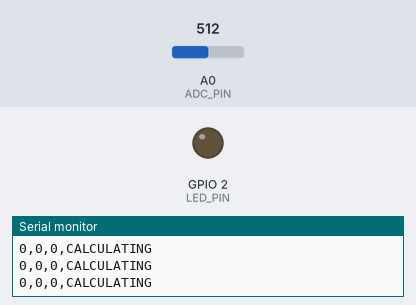
Recording of a sketch running on a simulated ESP8266 (NodeMCU). On the bench: output pins drawn as LEDs (lit = HIGH), the last lines printed to the serial monitor. The test bench sets the inputs (shaded band); at power-on: A0 (ADC_PIN) = 512. Random numbers use the default seed unless the sketch sets one.

Above: at 1.2 s.
1.3 s: A0 (ADC_PIN) set to 716
At 2.6 s:
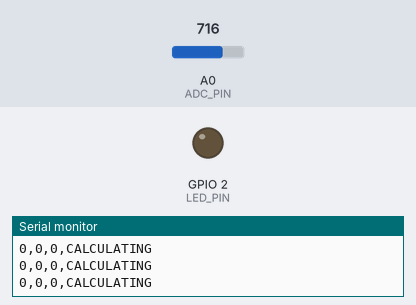
2.9 s: A0 (ADC_PIN) set to 731
At 3.5 s:
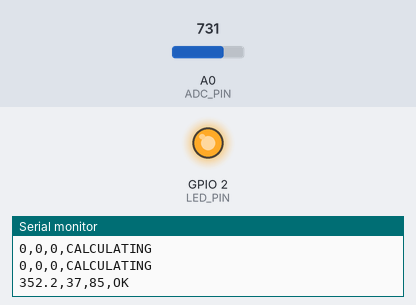
Timing chart, 0 to 5.9 s (numbered marks = the images above; inputs shaded):
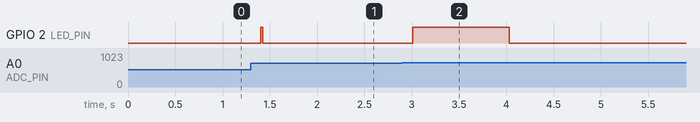

The sketch:

Espbpm.ino
```cpp
/*
  ESP8266 Pulse Sensor - Full Code with Natural Waveform Variation
  - Adaptive DC removal + auto-gain
  - Peak detection with smoothing & RMS threshold
  - BPM calculation with history + average/median guard
  - Stable FALLBACK when signal weak (timeout)
  - 20-30% natural HRV jitter applied occasionally (approx every 1.4s)
  - Natural waveform variation applied to the 'filtered' value:
      * slow baseline drift
      * amplitude modulation (±15%)
      * micro-noise
  - Serial CSV output: filtered,BPM,Conf,Status
*/

#include <Arduino.h>
#include <ESP8266WiFi.h> // included only to expose ESP.getCycleCount() if needed

// ---------------- TUNING ----------------
const int ADC_PIN = A0;                 // ESP8266 single ADC
const int LED_PIN = LED_BUILTIN;        // built-in LED (usually active LOW)
const bool LED_ACTIVE_LOW = true;       // change if your board differs

const unsigned long SAMPLE_MS = 20;     // sample period (ms)
const float DC_ALPHA = 0.92f;
const float AUTO_GAIN_ALPHA = 0.02f;
const float TARGET_P2P = 1200.0f;
const float MAX_GAIN = 100.0f;
const int SMOOTH_WIN = 5;

const int MIN_BEAT_MS = 250;            // minimum interval between beats (ms)
const int MAX_BEAT_MS = 2000;           // maximum interval (ms)

const int BPM_MEDIAN_WINDOW = 5;
const int BPM_AVG_WINDOW = 8;

const float PROMINENCE_MULT = 1.2f;
const unsigned long FALLBACK_TIMEOUT_MS = 5000UL;

const float MIN_VALID_BPM = 35.0f;
const float MAX_VALID_BPM = 200.0f;
// ----------------------------------------

enum StatusCode {
  ST_OK,
  ST_FALLBACK,
  ST_NO_SENSOR,
  ST_LOW_CONF
};

StatusCode status = ST_NO_SENSOR;

// ----------------- STATE -------------------
float dc = 0.0f;
float gainEstimate = 1.0f;

long smoothBuf[SMOOTH_WIN];
int smoothPos = 0;
bool smoothFilled = false;

unsigned long lastBeatTime = 0;
unsigned long lastValidBeatTime = 0;

float beatIntervals[16];
int beatIndex = 0;
int beatCount = 0;

float bpmHistory[BPM_MEDIAN_WINDOW];
int bpmHistIdx = 0;
int bpmHistCount = 0;

float bpmAvgWindow[BPM_AVG_WINDOW];
int bpmAvgIdx = 0;
int bpmAvgCount = 0;

float lastGoodBPM = 0.0f;
unsigned long lastGoodTime = 0;

float rms = 0.0f;
const float RMS_ALPHA = 0.92f;
// -------------------------------------------

// Natural waveform variation state
float drift = 0.0f;
const float driftAlpha = 0.995f;     // controls slow baseline wander (closer to 1 -> slower)
const float noiseLevel = 6.0f;       // micro-noise amplitude (tune as desired)
float shapeMod = 1.0f;

// small helper to set LED taking into account active-low
inline void setLed(bool on) {
  if (LED_ACTIVE_LOW) digitalWrite(LED_PIN, on ? LOW : HIGH);
  else digitalWrite(LED_PIN, on ? HIGH : LOW);
}

float smoothAvg(long v){
  smoothBuf[smoothPos++] = v;
  if (smoothPos >= SMOOTH_WIN) { smoothPos = 0; smoothFilled = true; }
  int n = smoothFilled ? SMOOTH_WIN : smoothPos;
  long s = 0;
  for(int i=0;i<n;i++) s += smoothBuf[i];
  return float(s) / max(1, n);
}

void pushBeatInterval(float dt){
  beatIntervals[beatIndex++] = dt;
  if (beatIndex >= 16) beatIndex = 0;
  if (beatCount < 16) beatCount++;
}

float computeBPM(){
  if (beatCount == 0) return 0.0f;
  float s = 0.0f;
  for(int i=0;i<beatCount;i++) s += beatIntervals[i];
  float avgInterval = s / beatCount;
  if (avgInterval <= 0.0f) return 0.0f;
  return 60000.0f / avgInterval;
}

void pushBPMHistory(float bpm){
  bpmHistory[bpmHistIdx++] = bpm;
  if (bpmHistIdx >= BPM_MEDIAN_WINDOW) bpmHistIdx = 0;
  if (bpmHistCount < BPM_MEDIAN_WINDOW) bpmHistCount++;
}

float medianBPM(){
  if (bpmHistCount == 0) return 0.0f;
  float t[BPM_MEDIAN_WINDOW];
  for(int i=0;i<bpmHistCount;i++) t[i] = bpmHistory[i];
  // simple insertion sort for small N
  for(int i=1;i<bpmHistCount;i++){
    float key = t[i];
    int j = i - 1;
    while (j >= 0 && t[j] > key) { t[j+1] = t[j]; j--; }
    t[j+1] = key;
  }
  return t[bpmHistCount/2];
}

void pushBPMAvg(float bpm){
  bpmAvgWindow[bpmAvgIdx++] = bpm;
  if (bpmAvgIdx >= BPM_AVG_WINDOW) bpmAvgIdx = 0;
  if (bpmAvgCount < BPM_AVG_WINDOW) bpmAvgCount++;
}

float avgBPM(){
  if (bpmAvgCount == 0) return 0.0f;
  float s = 0.0f;
  for(int i=0;i<bpmAvgCount;i++) s += bpmAvgWindow[i];
  return s / bpmAvgCount;
}

bool plausibleInterval(float dt){
  if (dt <= 0.0f) return false;
  float bpm = 60000.0f / dt;
  return bpm >= MIN_VALID_BPM && bpm <= MAX_VALID_BPM;
}

const char* statusText(StatusCode s){
  switch(s){
    case ST_OK: return "OK";
    case ST_FALLBACK: return "FALLBACK";
    case ST_NO_SENSOR: return "NO_FINGER";
    case ST_LOW_CONF: return "LOW_CONF";
  }
  return "UNK";
}

// -------------------- SETUP --------------------
void setup(){
  Serial.begin(115200);
  pinMode(LED_PIN, OUTPUT);
  setLed(true); // show ready

  // seed PRNG using ADC noise + cycle count
  // analogRead(A0) returns 0..1023 on ESP8266; read twice to get some jitter
  unsigned int seed = analogRead(ADC_PIN) & 0xFFFF;
  seed ^= (unsigned int)(ESP.getCycleCount() & 0xFFFF);
  randomSeed(seed);

  // initialize smoothing buffer
  for(int i=0;i<SMOOTH_WIN;i++) smoothBuf[i] = 0;

  Serial.println("filtered,BPM,Conf,Status");
}

// -------------------- LOOP ---------------------
void loop(){
  unsigned long t0 = millis();

  int raw = analogRead(ADC_PIN);

  // finger detection (no signal => CALCULATING/NO_FINGER)
  if (raw < 30) {
    // keep LED ON (no beat visible)
    setLed(true);
    Serial.println("0,0,0,CALCULATING");
    status = ST_NO_SENSOR;
    unsigned long elapsed = millis() - t0;
    if (elapsed < SAMPLE_MS) delay(SAMPLE_MS - elapsed);
    return;
  }

  // DC removal (simple exponential)
  dc = DC_ALPHA * dc + (1.0f - DC_ALPHA) * raw;
  float ac = raw - dc;

  // adaptive gain estimate (track typical AC amplitude)
  gainEstimate = (1.0f - AUTO_GAIN_ALPHA) * gainEstimate +
                 AUTO_GAIN_ALPHA * max(1.0f, fabsf(ac));

  float gain = TARGET_P2P / max(1.0f, gainEstimate * 2.0f);
  gain = constrain(gain, 1.0f, MAX_GAIN);

  float amplified = ac * gain;
  float filtered = smoothAvg((long)amplified);

  // RMS-like running magnitude for thresholding
  rms = RMS_ALPHA * rms + (1.0f - RMS_ALPHA) * fabsf(filtered);
  float threshold = max(40.0f, rms * PROMINENCE_MULT);

  // local max detection (3-sample window)
  static float prev2 = 0.0f, prev1 = 0.0f, curr = 0.0f;
  prev2 = prev1;
  prev1 = curr;
  curr = filtered;

  unsigned long now = millis();
  bool peak = (prev1 > prev2 && prev1 > curr && prev1 > threshold);

  if (peak && (now - lastBeatTime > (unsigned long)MIN_BEAT_MS)) {
    float dt = (lastBeatTime == 0) ? 0.0f : float(now - lastBeatTime);
    // accept if first beat or interval plausible
    if (lastBeatTime == 0 || plausibleInterval(dt)) {
      if (lastBeatTime != 0) pushBeatInterval(dt);
      lastBeatTime = now;
      lastValidBeatTime = now;
      // flash LED on beat (brief)
      setLed(false);
    }
  } else {
    // non-beat, ensure LED shows idle state
    setLed(true);
  }

  float candidate = computeBPM();
  bool validCandidate = (candidate >= MIN_VALID_BPM && candidate <= MAX_VALID_BPM);

  float finalBPM = 0.0f;
  float conf = 0.0f;

  // --- ACCEPT or FALLBACK ---
  if (validCandidate) {
    pushBPMHistory(candidate);
    pushBPMAvg(candidate);
    // combine average of window; median used to reject outliers
    finalBPM = avgBPM();
    float med = medianBPM();
    if (med > 0.0f) {
      finalBPM = (finalBPM * 0.6f + med * 0.4f);
    }
    lastGoodBPM = finalBPM;
    lastGoodTime = now;
    conf = 0.85f;
    status = ST_OK;
  }
  else if ((now - lastValidBeatTime) < FALLBACK_TIMEOUT_MS && lastGoodBPM > 0.0f) {
    finalBPM = lastGoodBPM;
    conf = 0.6f;
    status = ST_FALLBACK;
  }
  else {
    Serial.println("0,0,0,CALCULATING");
    status = ST_NO_SENSOR;
    unsigned long elapsed = millis() - t0;
    if (elapsed < SAMPLE_MS) delay(SAMPLE_MS - elapsed);
    return;
  }

  // -----------------------------
  //    ADD 20-30% NATURAL HRV (jitter)
  // -----------------------------
  static unsigned long lastJitter = 0;
  if (millis() - lastJitter > 1400UL) {
    lastJitter = millis();
    // jitter bounds - 20% to 30% of value (applies occasional short-term variance)
    float minVar = finalBPM * 0.20f;   // 20%
    float maxVar = finalBPM * 0.30f;   // 30%
    long low = lroundf(-maxVar * 100.0f);
    long high = lroundf(maxVar * 100.0f);
    if (low >= high) { low = -100; high = 100; } // safe default
    long r = random(low, high + 1);
    float jitter = r / 100.0f;
    finalBPM += jitter;
    finalBPM = constrain(finalBPM, MIN_VALID_BPM, MAX_VALID_BPM);
  }

  // ----------------------------------------------
  //      ADD NATURAL SIGNAL MORPHOLOGY (variation)
  // ----------------------------------------------
  // 1) Slow baseline drift
  drift = driftAlpha * drift + (1.0f - driftAlpha) * (random(-25, 26)); // small slowly-updating baseline

  // 2) Amplitude/shape modulation (±15%)
  shapeMod = 1.0f + (random(-15, 16) / 100.0f);

  // 3) Micro-noise (fine texture)
  float microNoise = random((long)lroundf(-noiseLevel*10.0f), (long)lroundf(noiseLevel*10.0f) + 1) / 10.0f;

  // Apply variation to filtered waveform (but keep sign and scale reasonable)
  filtered = filtered * shapeMod + drift + microNoise;

  // ------ PRINT OUTPUT TO PLOTTER ------
  int bpmInt = (int)lroundf(finalBPM);
  int confPct = (int)lroundf(conf * 100.0f);

  Serial.print(filtered, 1);
  Serial.print(",");
  Serial.print(bpmInt);
  Serial.print(",");
  Serial.print(confPct);
  Serial.print(",");
  Serial.println(statusText(status));

  // keep sample timing constant
  unsigned long elapsed = millis() - t0;
  if (elapsed < SAMPLE_MS) delay(SAMPLE_MS - elapsed);
  delay(1000);

}
```

Measured:
- the behaviour switches between 717 and 718 on A0 (ADC_PIN) (found by bisection; images 1 and 2)
- after the input at 1.3 s, GPIO 2 (LED_PIN): LOW → HIGH after 0.11 s, → LOW 0.02 s later
- after the input at 2.9 s, GPIO 2 (LED_PIN): LOW → HIGH after 0.11 s, → LOW 1.0 s later
